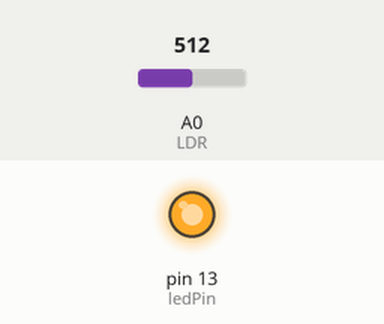
This sketch was run on a simulated Arduino Uno, built with avr-gcc and run on an emulated ATmega328P. Parts: output pins drawn as LEDs (lit = HIGH). Inputs (shaded band) come from the test bench; at power-on: A0 (LDR) = 512. What the sketch prints to the serial monitor is not drawn.

Above: at 1.3 s.
1.4 s: A0 (LDR) set to 321
2.9 s: A0 (LDR) set to 289
At 4.0 s:
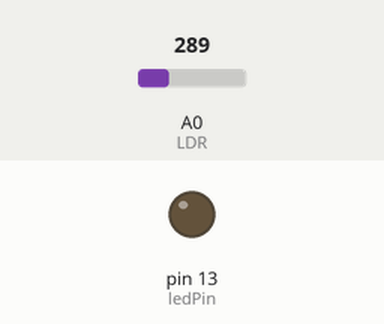
4.6 s: A0 (LDR) set to 511
At 5.2 s:
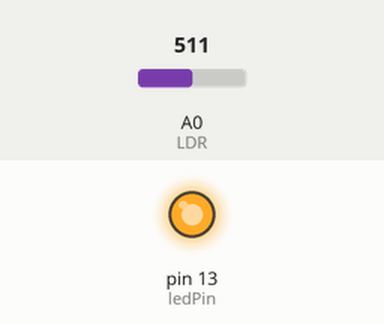
6.1 s: A0 (LDR) set to 306
At 6.4 s:
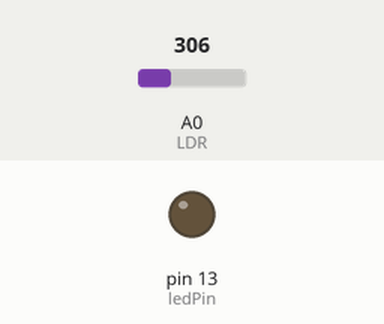
Timing chart, 0 to 8.6 s (numbered marks = the images above; inputs shaded):
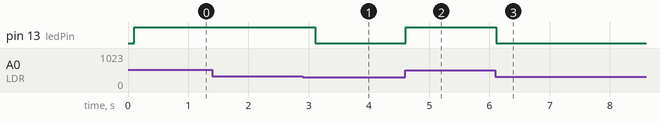

Measured:
- the behaviour switches between 308 and 307 on A0 (LDR) (found by bisection; images 0 and 1)
- after the input at 1.4 s, every drawn part: stays the same
- after the input at 2.9 s, pin 13 (ledPin): HIGH → LOW after 0.21 s
- after the input at 4.6 s, pin 13 (ledPin): LOW → HIGH at once
- after the input at 6.1 s, pin 13 (ledPin): HIGH → LOW at once

The sketch:

LDR.ino
```cpp
//Sensor LDR - Controle de Luminosidade

#define LDR A0
#define Limiar 1.5
#define ledPin 13

int Leitura = 0;
float VoltageLDR;
float ResLDR;

void setup() {

  pinMode(ledPin, OUTPUT);
  Serial.begin(9600);
  delay(100);

}

void loop() {
  Leitura = analogRead(LDR);
  VoltageLDR = Leitura * (5.0/1024);
  Serial.print("Luminosidade = ");
  Serial.print(VoltageLDR);

  if (VoltageLDR > Limiar)
    {
      digitalWrite(ledPin, HIGH);
      Serial.print("Baixa Luminosidade - ");
      }
  else
    {
      digitalWrite(ledPin, LOW);
      Serial.print("Boa Luminosidade - ");
      }

  delay(500);

}
```
